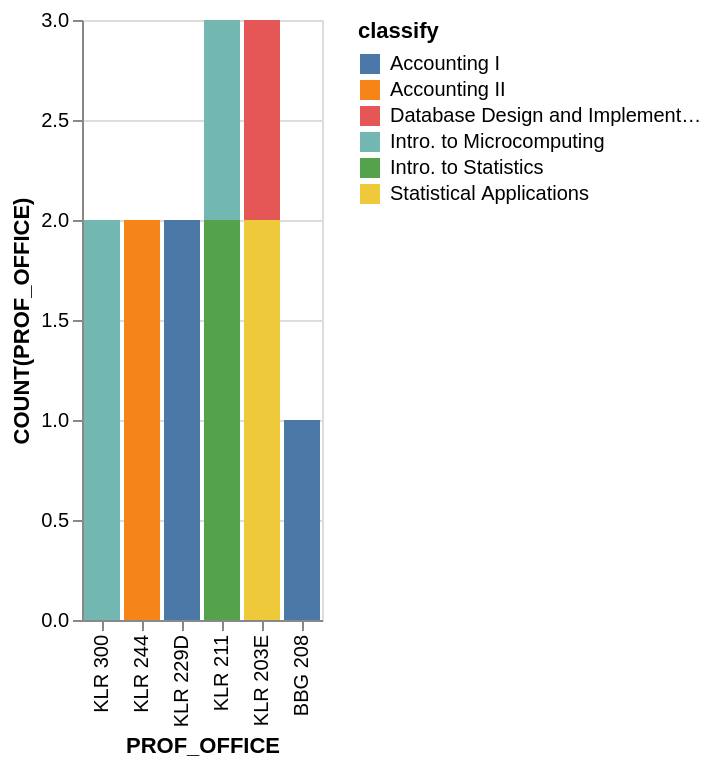

Express this chart as Vega-Lite.
### Vega-Lite specification from a JSON file in a GitHub repository (floating-point values rounded to 4 significant figures)
{"data": {"values": [{"x_data": "KLR 300", "y_data": 0, "classify": "Accounting I"}, {"x_data": "KLR 244", "y_data": 0, "classify": "Accounting I"}, {"x_data": "KLR 229D", "y_data": 2, "classify": "Accounting I"}, {"x_data": "KLR 211", "y_data": 0, "classify": "Accounting I"}, {"x_data": "KLR 203E", "y_data": 0, "classify": "Accounting I"}, {"x_data": "BBG 208", "y_data": 1, "classify": "Accounting I"}, {"x_data": "KLR 300", "y_data": 0, "classify": "Accounting II"}, {"x_data": "KLR 244", "y_data": 2, "classify": "Accounting II"}, {"x_data": "KLR 229D", "y_data": 0, "classify": "Accounting II"}, {"x_data": "KLR 211", "y_data": 0, "classify": "Accounting II"}, {"x_data": "KLR 203E", "y_data": 0, "classify": "Accounting II"}, {"x_data": "BBG 208", "y_data": 0, "classify": "Accounting II"}, {"x_data": "KLR 300", "y_data": 0, "classify": "Database Design and Implementation"}, {"x_data": "KLR 244", "y_data": 0, "classify": "Database Design and Implementation"}, {"x_data": "KLR 229D", "y_data": 0, "classify": "Database Design and Implementation"}, {"x_data": "KLR 211", "y_data": 0, "classify": "Database Design and Implementation"}, {"x_data": "KLR 203E", "y_data": 1, "classify": "Database Design and Implementation"}, {"x_data": "BBG 208", "y_data": 0, "classify": "Database Design and Implementation"}, {"x_data": "KLR 300", "y_data": 2, "classify": "Intro. to Microcomputing"}, {"x_data": "KLR 244", "y_data": 0, "classify": "Intro. to Microcomputing"}, {"x_data": "KLR 229D", "y_data": 0, "classify": "Intro. to Microcomputing"}, {"x_data": "KLR 211", "y_data": 1, "classify": "Intro. to Microcomputing"}, {"x_data": "KLR 203E", "y_data": 0, "classify": "Intro. to Microcomputing"}, {"x_data": "BBG 208", "y_data": 0, "classify": "Intro. to Microcomputing"}, {"x_data": "KLR 300", "y_data": 0, "classify": "Intro. to Statistics"}, {"x_data": "KLR 244", "y_data": 0, "classify": "Intro. to Statistics"}, {"x_data": "KLR 229D", "y_data": 0, "classify": "Intro. to Statistics"}, {"x_data": "KLR 211", "y_data": 2, "classify": "Intro. to Statistics"}, {"x_data": "KLR 203E", "y_data": 0, "classify": "Intro. to Statistics"}, {"x_data": "BBG 208", "y_data": 0, "classify": "Intro. to Statistics"}, {"x_data": "KLR 300", "y_data": 0, "classify": "Statistical Applications"}, {"x_data": "KLR 244", "y_data": 0, "classify": "Statistical Applications"}, {"x_data": "KLR 229D", "y_data": 0, "classify": "Statistical Applications"}, {"x_data": "KLR 211", "y_data": 0, "classify": "Statistical Applications"}, {"x_data": "KLR 203E", "y_data": 2, "classify": "Statistical Applications"}, {"x_data": "BBG 208", "y_data": 0, "classify": "Statistical Applications"}]}, "mark": "bar", "encoding": {"x": {"field": "x_data", "type": "nominal", "title": "PROF_OFFICE", "sort": "descending"}, "y": {"field": "y_data", "type": "quantitative", "title": "COUNT(PROF_OFFICE)"}, "color": {"field": "classify"}}}
